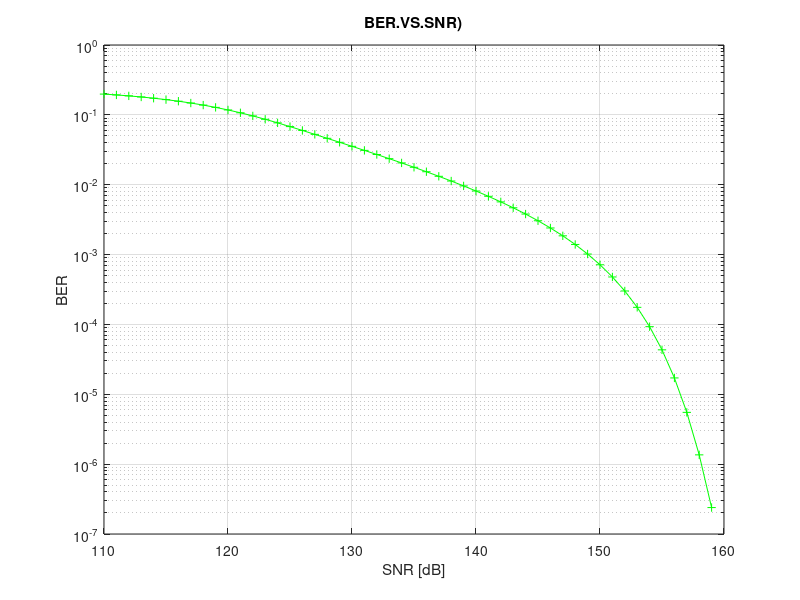

MATLAB code for this plot:
clc
pe=zeros(50,1);
snr=zeros(50,1);
l=4e-12;

for s=1:1:50
    k=s+109;
    en=10^(k/10);
    snr(s,1)=k;
    
    run=0;
    for x=l/2000:l/2000:l/2
        f1=(2/(3.147));
        f2=sqrt((4*x)*(l-x));
        f=f1/f2;
        gg=erfc(sqrt(en*x/2))*0.5*f;
        run=run+1;
        pe(s,1)=pe(s,1)+ gg*(l/2000);
    end
end
semilogy(snr,pe,'-+g');
hold on;
grid;
title('BER.VS.SNR)');
ylabel('BER');
xlabel('SNR [dB]');